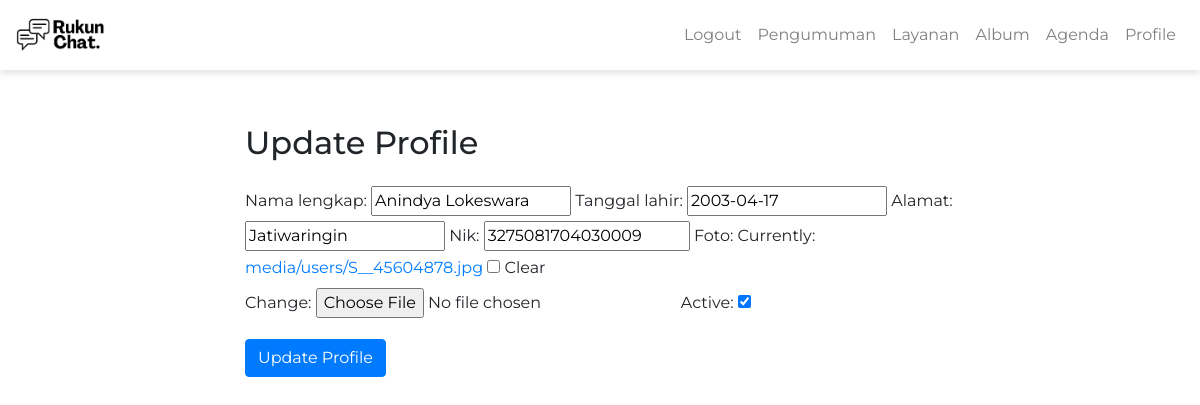
The app's page /administration/update-profile/ (signed in) with its own data.
### authentication/models.py (models this page shows)
class Pengguna(models.Model):
    user = models.OneToOneField(User, on_delete=models.CASCADE)
    nama_lengkap = models.CharField(max_length=255)
    tanggal_lahir = models.DateField()
    alamat = models.CharField(max_length=255)
    nik = models.BigIntegerField(null=True, blank=True)
    foto = models.ImageField(upload_to='media/users', null=True, blank=True)  # Allow null values
    active = models.BooleanField()

### administration/views.py (the view)
# urls.py: path('update-profile/', update_profile, name='update_profile'),
@csrf_exempt
@login_required(login_url='/auth/login/')
def update_profile(request):
    try:
        pengguna = Pengguna.objects.get(user=request.user)
    except Pengguna.DoesNotExist:
        return render(request, 'unauthenticated_access.html')
    if request.method == 'POST':
        pengguna_form = PenggunaUpdateForm(request.POST, request.FILES, instance=pengguna)
        if pengguna_form.is_valid():
            pengguna_form.save()
            return render(request, 'view_profile.html', {'pengguna': pengguna})
    else:
        pengguna_form = PenggunaUpdateForm(instance=pengguna)
    return render(request, 'update_profile.html', {'pengguna_form': pengguna_form})

### administration/forms.py
class PenggunaUpdateForm(forms.ModelForm):
    class Meta:
        model = Pengguna
        fields = ['nama_lengkap', 'tanggal_lahir', 'alamat', 'nik', 'foto', 'active']

### administration/templates/update_profile.html (shortened to what this page needs)
{% extends 'base.html' %}
{% block content %}
  <div class="container mt-5">
    <div class="row">
      <div class="col-md-8 offset-md-2">
        <h2 class="mb-4">Update Profile</h2>
        <form method="post" enctype="multipart/form-data">
          <div class="mb-3">
            {{ pengguna_form }}
          </div>
          <button type="submit" class="btn btn-primary">Update Profile</button>
        </form>
      </div>
    </div>
  </div>
{% endblock %}

### records on screen
Pengguna: nama_lengkap "Anindya Lokeswara", tanggal_lahir "2003-04-17", alamat "Jatiwaringin", nik "3275081704030009", active "☑"
